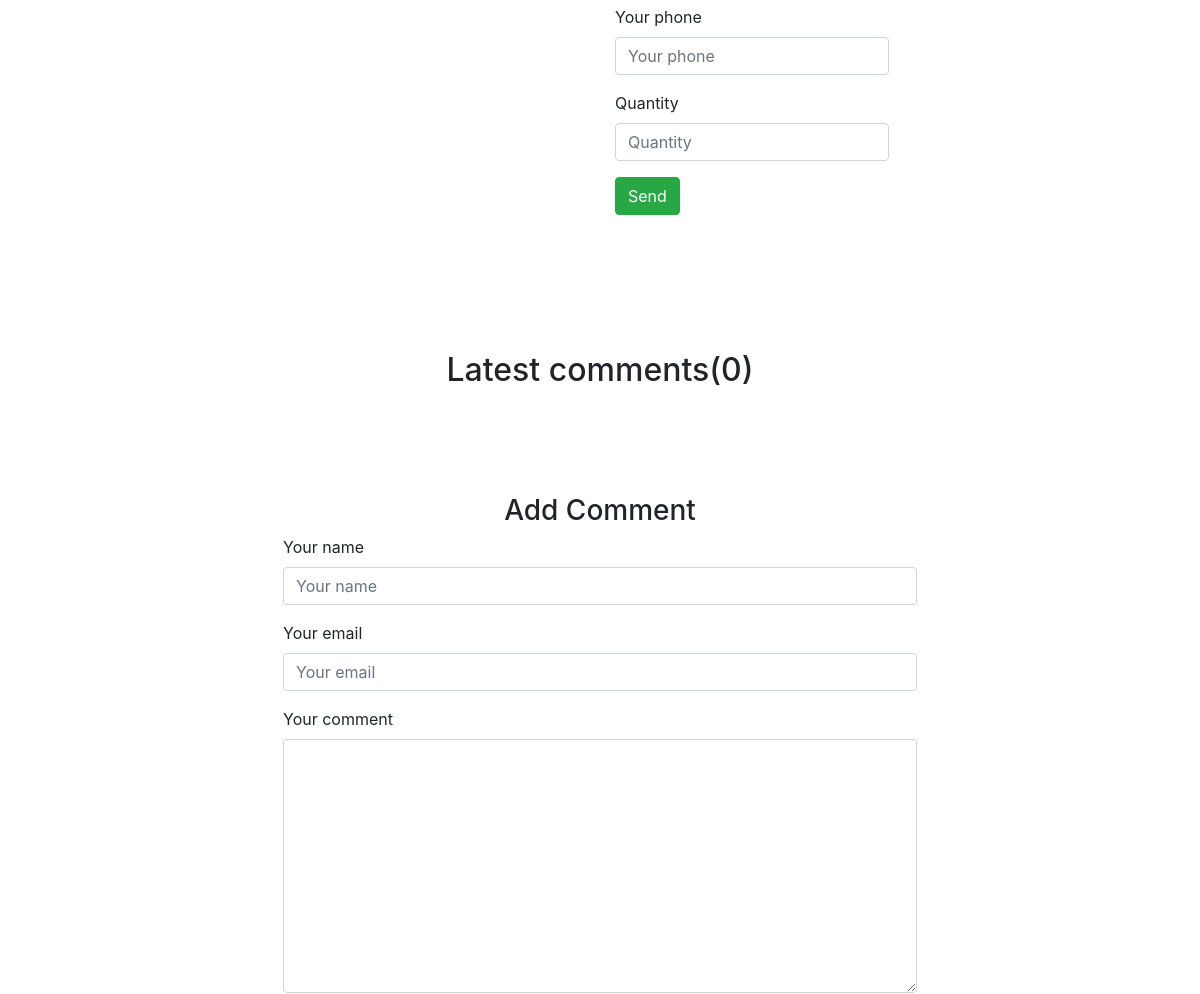
The page /online-shop/product-detail/5/ (middle part) on the database as committed earlier.
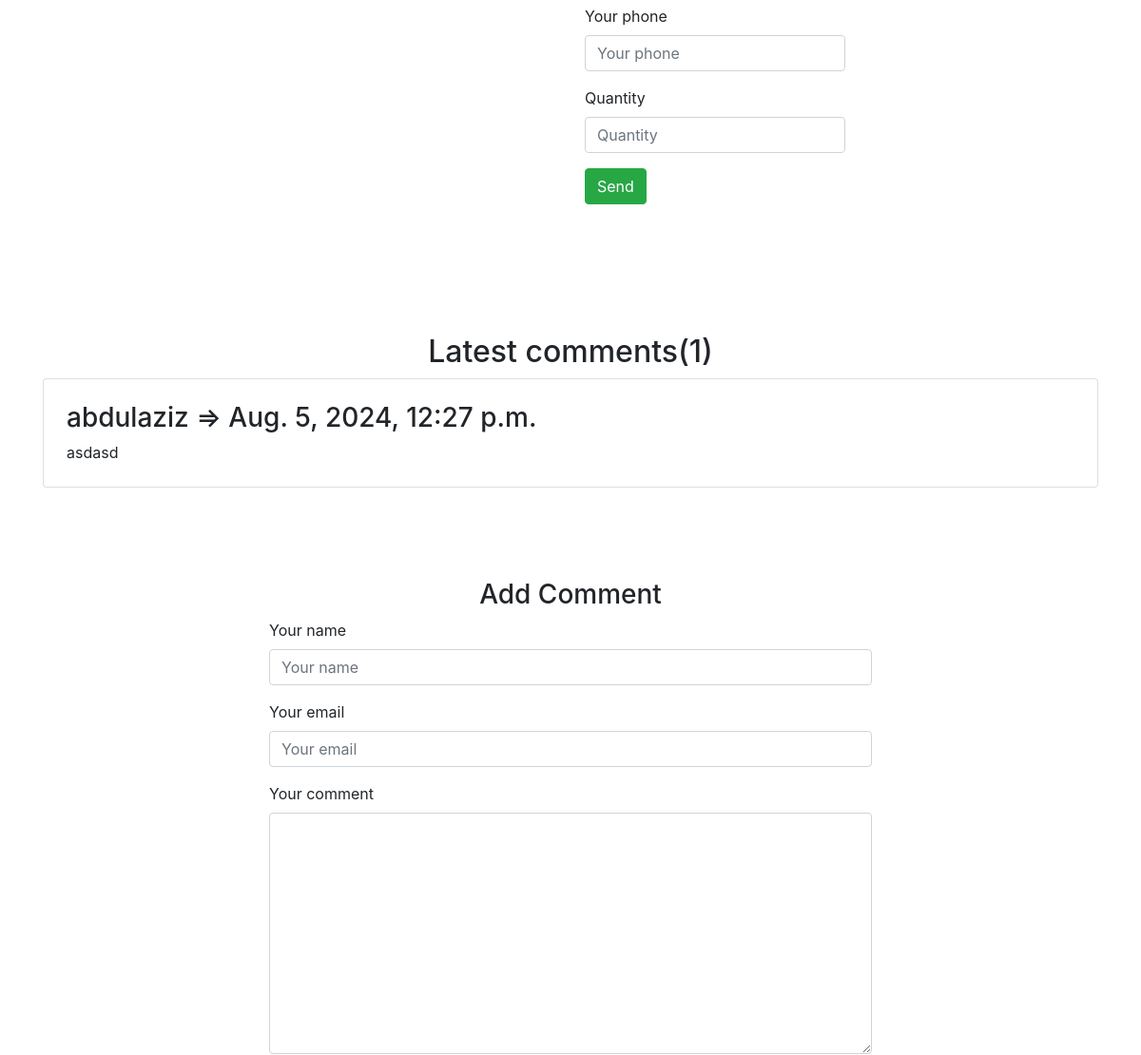
The same page on the database as committed later.
### online_shop/models.py (models this page shows, shortened)
class BaseModel(models.Model):
    created_at = models.DateTimeField(auto_now_add=True)
    updated_at = models.DateTimeField(auto_now=True)
    class Meta:
        abstract = True

class Product(BaseModel):
    class RatingChoices(models.IntegerChoices):
        zero = 0
        one = 1
        two = 2
        three = 3
        four = 4
        five = 5
    name = models.CharField(max_length=100)
    description = models.TextField(null=True, blank=True)
    price = models.FloatField(null=True, blank=True)  # 345.24 $
    image = models.ImageField(upload_to='products', null=True, blank=True)
    category = models.ForeignKey('Category', on_delete=models.CASCADE, related_name='products')
    quantity = models.IntegerField(default=0)
    rating = models.PositiveSmallIntegerField(choices=RatingChoices.choices, default=RatingChoices.zero.value,
                                              null=True, blank=True)
    discount = models.PositiveSmallIntegerField(null=True, blank=True)
    @property
    def get_image_url(self):
        if self.image:
            return self.image.url
        return None
    @property
    def discounted_price(self):
        if self.discount > 0:
            return self.price * (1 - self.discount / 100)
        return self.price

class Comment(BaseModel):
    name = models.CharField(max_length=100)
    email = models.EmailField(max_length=255)
    product = models.ForeignKey(Product, on_delete=models.CASCADE, related_name='comments')
    body = models.TextField()
    is_provide = models.BooleanField(default=True)

### online_shop/views.py (the view)
# urls.py: path('product-detail/<int:product_id>/', views.product_detail, name='product_detail'),
def product_detail(request, product_id):
    categories = Category.objects.all()
    product = Product.objects.get(id=product_id)
    comments = Comment.objects.filter(product=product_id, is_provide=True).order_by('-id')
    context = {
        'product': product,
        'comments': comments,
        'categories': categories
    }
    return render(request, 'online_shop/detail.html', context)

### online_shop/templates/online_shop/detail.html (shortened to what this page needs)
{% extends 'online_shop/base/base.html' %}
{% block product_detail_content %}
    <section class="py-5">
        <div class="container px-4 px-lg-5 my-5">
            <div class="row gx-4 gx-lg-5 align-items-center">
                <div class="col-md-6">
                    <div class="d-flex">
                        <form method="post" action="{% url 'add_order' product.id %}">
                            <div class="form-group mb-3">
                                <label for="formGroupExampleInput2">Your phone</label>
                                <input type="text" class="form-control" name="phone" placeholder="Your phone">
                            </div>
                            <div class="form-group mb-3">
                                <label for="formGroupExampleInput2">Quantity</label>
                                <input type="number" class="form-control" name="quantity" placeholder="Quantity">
                            </div>
                            <div class="form-group mb-3">
                                <input type="submit" class="btn btn-success" value="Send">
                            </div>
                        </form>
                    </div>
                </div>
            </div>
        </div>
    </section>
    <div class="container mt-4 mb-4">
        <div class="row">
            <div class="col-12">
                <div class="text-center">
                    <h2>Latest comments({{ product.comments.count }})</h2>
                </div>
                {% for comment in comments %}
                    <div class="media card p-4 mt-2">
                        <div class="media-body">
                            <h3 class="mt-0">{{ comment.name }} => {{ comment.created_at }}</h3>
                            {{ comment.body }}
                        </div>
                    </div>
                {% endfor %}
            </div>
            <div class="col-8 offset-2 mt-5">
                <div class=" p-5">
                    <div class="text-center">
                        <h3>Add Comment</h3>
                    </div>
                    <form method="post" action="{% url 'add_comment' product.id %}">
                        <div class="form-group mb-3">
                            <label for="formGroupExampleInput">Your name</label>
                            <input type="text" class="form-control" name="name" placeholder="Your name">
                        </div>
                        <div class="form-group mb-3">
                            <label for="formGroupExampleInput2">Your email</label>
                            <input type="text" class="form-control" name="email" placeholder="Your email">
                        </div>
                        <div class="form-group mb-3">
                            <label for="formGroupExampleInput2">Your comment</label>
                            <textarea name="body" class="form-control" id="" cols="30" rows="10"></textarea>
                        </div>
                    </form>
                </div>
            </div>
        </div>
    </div>
{% endblock %}

### online_shop/templates/online_shop/base/base.html (shortened to what this page needs)
{% load static %}
<!DOCTYPE html>
<html lang="en">
<head>
    <link href="https://cdn.jsdelivr.net/npm/bootstrap-icons@1.5.0/font/bootstrap-icons.css" rel="stylesheet"/>
    <link href="{% static 'online_shop/css/styles.css' %}" rel="stylesheet"/>
    <link rel="stylesheet" href="https://cdn.jsdelivr.net/npm/bootstrap@4.6.0/dist/css/bootstrap.min.css">
</head>
<body>
{% block product_detail_content %}
{% endblock %}
</body>
</html>

Rows that differ between the two databases and show on the page:
computed for Product: comments.count "0" → "1"
added Comment: name "abdulaziz", created_at "Aug. 5, 2024, 12:27 p.m.", body "asdasd"
